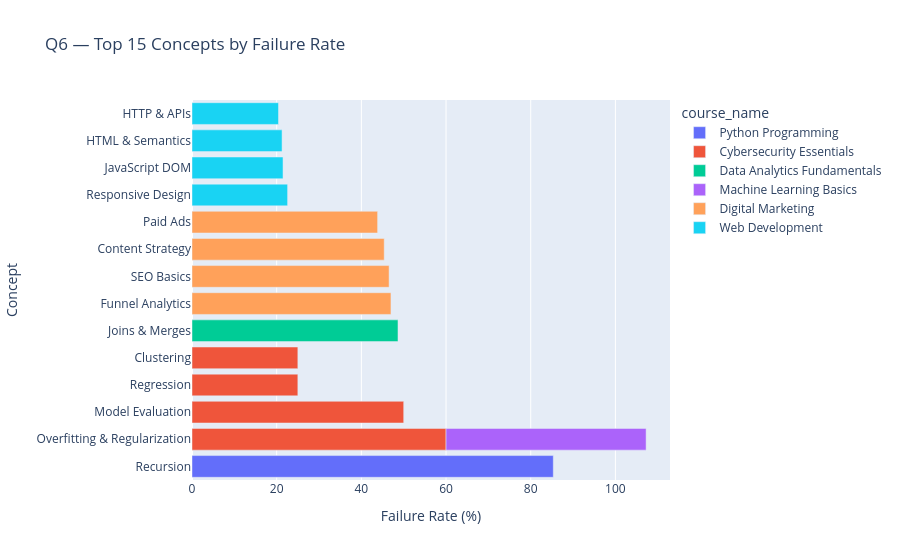

Notebook cell for this chart:
### Markdown cell above
### Q6 — Concepts with highest failure rate

### Code cell
concept_fail = (
    concepts.groupby(['concept_id','concept_name','course_id'])
    .agg(total=('mastery_status','count'),
         failed=('mastery_status', lambda x: (x=='failed').sum()))
    .assign(fail_rate=lambda d: (d['failed']/d['total']*100).round(2))
    .reset_index()
    .merge(courses[['course_id','course_name']], on='course_id', how='left')
    .sort_values('fail_rate', ascending=False)
)

fig = px.bar(
    concept_fail.head(15), x='fail_rate', y='concept_name',
    orientation='h', color='course_name',
    title='Q6 — Top 15 Concepts by Failure Rate',
    labels={'fail_rate': 'Failure Rate (%)', 'concept_name': 'Concept'}
)
fig.show()

worst_concept = concept_fail.iloc[0]
print(f'📊 Observation: The single biggest curriculum weak spot is:')
print(f'  "{worst_concept["concept_name"]}" in {worst_concept["course_name"]} — {worst_concept["fail_rate"]}% failure rate')
print('This concept should be reviewed for clarity and additional learning resources.')

### Figure 1 — Plotly figure (JSON) as saved in the notebook; plotly's stock layout.template omitted (floating-point values rounded to 4 significant figures)
{"data": [{"hovertemplate": "course_name=Python Programming<br>Failure Rate (%)=%{x}<br>Concept=%{y}<extra></extra>", "legendgroup": "Python Programming", "marker": {"color": "#636efa", "pattern": {"shape": ""}}, "name": "Python Programming", "orientation": "h", "showlegend": true, "textposition": "auto", "type": "bar", "x": [85.33], "xaxis": "x", "y": ["Recursion"], "yaxis": "y"}, {"hovertemplate": "course_name=Cybersecurity Essentials<br>Failure Rate (%)=%{x}<br>Concept=%{y}<extra></extra>", "legendgroup": "Cybersecurity Essentials", "marker": {"color": "#EF553B", "pattern": {"shape": ""}}, "name": "Cybersecurity Essentials", "orientation": "h", "showlegend": true, "textposition": "auto", "type": "bar", "x": [60.0, 50.0, 25.0, 25.0], "xaxis": "x", "y": ["Overfitting & Regularization", "Model Evaluation", "Regression", "Clustering"], "yaxis": "y"}, {"hovertemplate": "course_name=Data Analytics Fundamentals<br>Failure Rate (%)=%{x}<br>Concept=%{y}<extra></extra>", "legendgroup": "Data Analytics Fundamentals", "marker": {"color": "#00cc96", "pattern": {"shape": ""}}, "name": "Data Analytics Fundamentals", "orientation": "h", "showlegend": true, "textposition": "auto", "type": "bar", "x": [48.65], "xaxis": "x", "y": ["Joins & Merges"], "yaxis": "y"}, {"hovertemplate": "course_name=Machine Learning Basics<br>Failure Rate (%)=%{x}<br>Concept=%{y}<extra></extra>", "legendgroup": "Machine Learning Basics", "marker": {"color": "#ab63fa", "pattern": {"shape": ""}}, "name": "Machine Learning Basics", "orientation": "h", "showlegend": true, "textposition": "auto", "type": "bar", "x": [47.25], "xaxis": "x", "y": ["Overfitting & Regularization"], "yaxis": "y"}, {"hovertemplate": "course_name=Digital Marketing<br>Failure Rate (%)=%{x}<br>Concept=%{y}<extra></extra>", "legendgroup": "Digital Marketing", "marker": {"color": "#FFA15A", "pattern": {"shape": ""}}, "name": "Digital Marketing", "orientation": "h", "showlegend": true, "textposition": "auto", "type": "bar", "x": [46.99, 46.55, 45.4, 43.84], "xaxis": "x", "y": ["Funnel Analytics", "SEO Basics", "Content Strategy", "Paid Ads"], "yaxis": "y"}, {"hovertemplate": "course_name=Web Development<br>Failure Rate (%)=%{x}<br>Concept=%{y}<extra></extra>", "legendgroup": "Web Development", "marker": {"color": "#19d3f3", "pattern": {"shape": ""}}, "name": "Web Development", "orientation": "h", "showlegend": true, "textposition": "auto", "type": "bar", "x": [22.58, 21.5, 21.27, 20.43], "xaxis": "x", "y": ["Responsive Design", "JavaScript DOM", "HTML & Semantics", "HTTP & APIs"], "yaxis": "y"}], "layout": {"barmode": "relative", "legend": {"title": {"text": "course_name"}, "tracegroupgap": 0}, "title": {"text": "Q6 — Top 15 Concepts by Failure Rate"}, "xaxis": {"anchor": "y", "domain": [0, 1], "title": {"text": "Failure Rate (%)"}}, "yaxis": {"anchor": "x", "domain": [0, 1], "title": {"text": "Concept"}}}}
